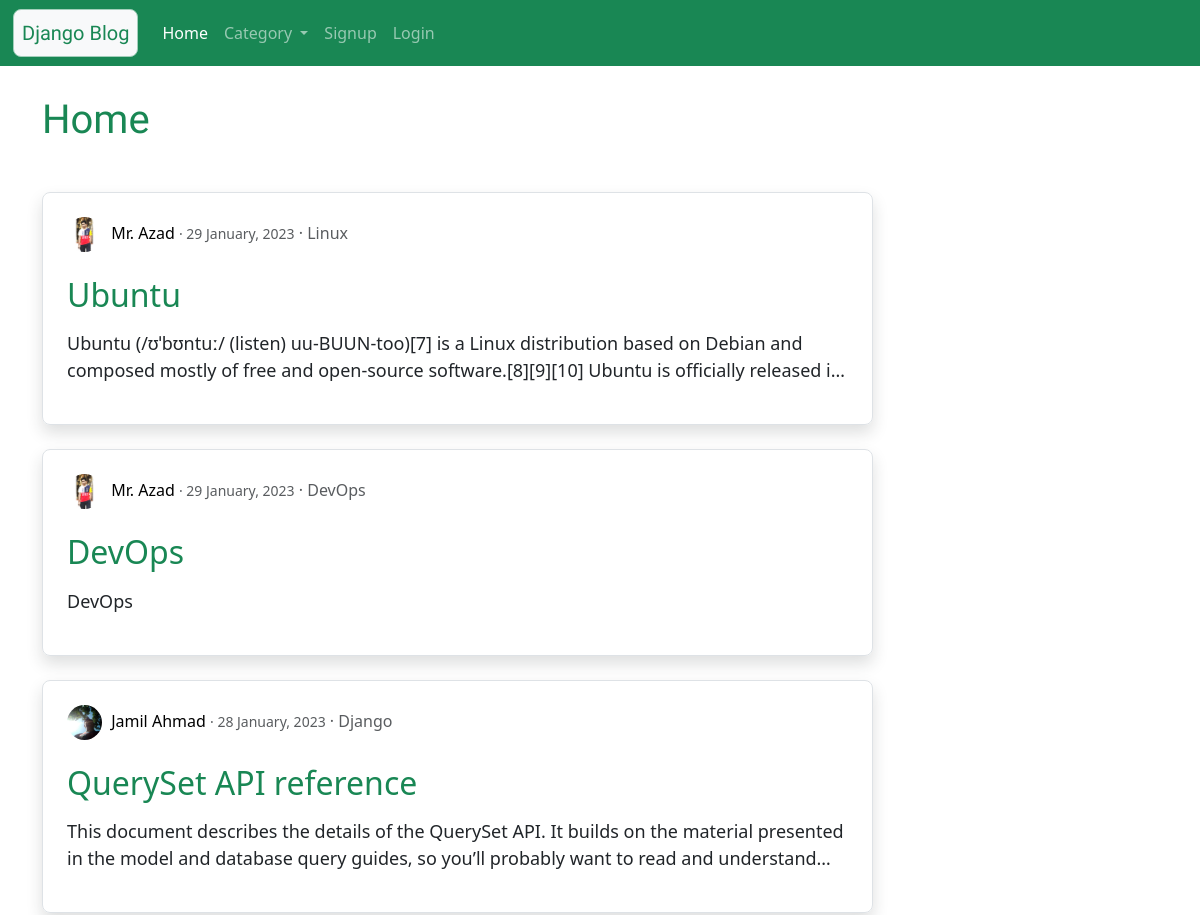
Before: / (upper part) with the older database file.
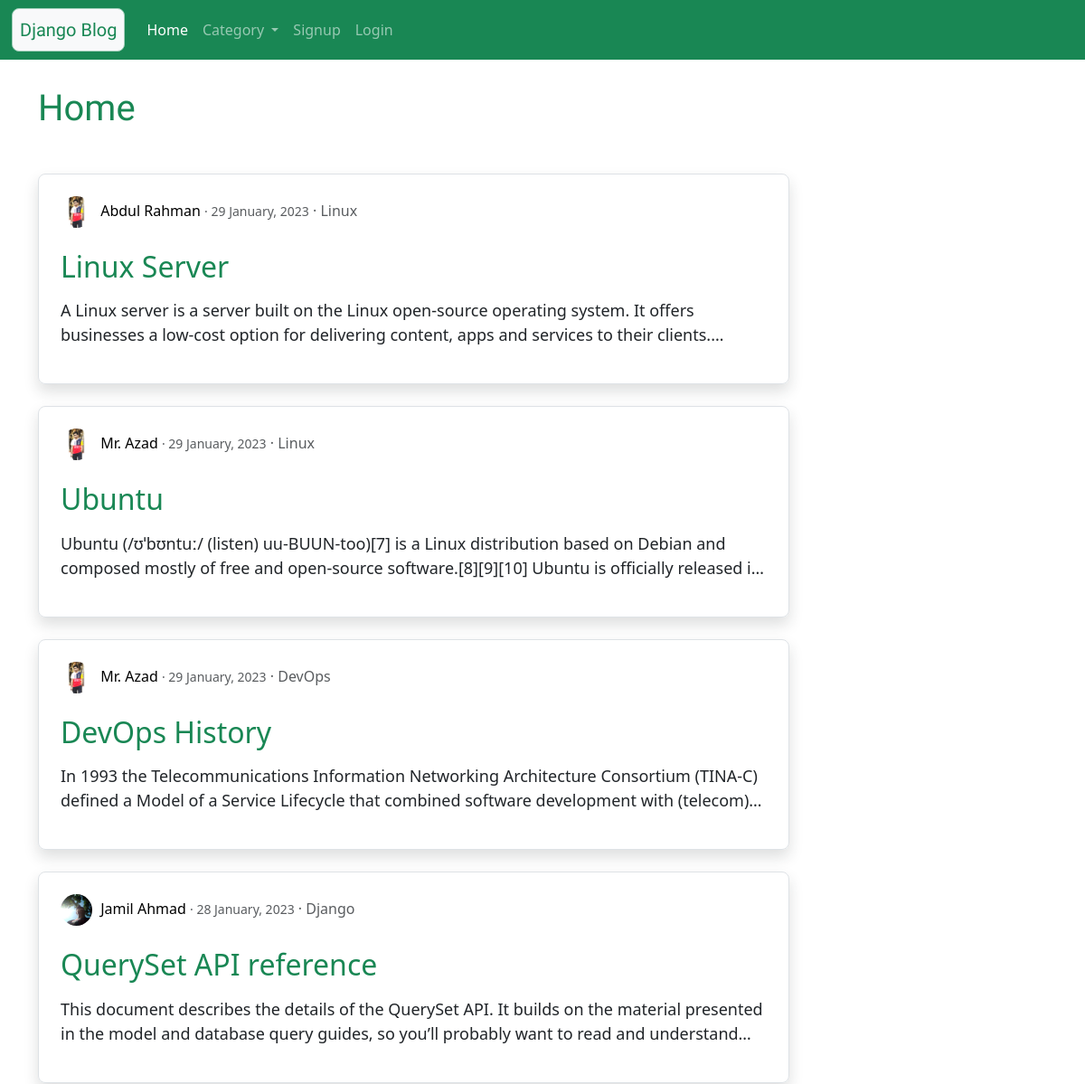
After: the same page with the newer database file.
### blog/models.py (models this page shows)
class Blog(models.Model):
    user = models.ForeignKey(User,on_delete=models.CASCADE)
    category = models.CharField(max_length=100, choices=category)
    title = models.CharField(max_length=150)
    description = models.TextField()
    create_at = models.DateTimeField(auto_now_add=True)
    update_at = models.DateTimeField(auto_now=True)

### user/models.py (models this page shows, shortened)
class Profile(models.Model):
    user = models.OneToOneField(User, on_delete=models.CASCADE)
    image = models.ImageField(default='default.jpg', upload_to='profile_pics')

### blog/views.py (the view)
# urls.py: path('', views.home, name='home'),
def home(request):
    all_blog = Blog.objects.all().order_by('-id')
    return render(request, 'blog/home.html', {'all_blog': all_blog})

### template/blog/home.html (shortened to what this page needs)
{% extends 'blog/base.html' %}
{% load static %}
{% block content %}
<div class="col-sm-9  my-5">
  <h1 class="text-success Rounded my-5">
    Home
  </h1>
  {% if all_blog %}
  {% for blog in all_blog %}
  <div class="jumbotron p-3 shadow border rounded-3 px-4 py-4">
    <div class="">
      <img class="rounded-circle img-fluid article-img" src="{{ blog.user.profile.image.url }}">
      <a class="mr-2 disabled-link" href="{% url 'profile' blog.user.id %}">{{ blog.user.first_name }} {{ blog.user.last_name }}</a>
      <small class="text-muted"> &centerdot; {{ blog.create_at|date:"d F, Y" }}</small>
      <a class="text-muted disabled-link" href="{% url 'category' blog.category %}"> &centerdot; {{ blog.category }}</a>
    </div> <br>
    <p><a class="disabled-link text-success h2" href="{% url 'blog' blog.id %}">{{ blog.title }}</a></p>
    <p class="article-content p-s demo-1">{{blog.description}}</p>
  </div><br>
  {% endfor %}
  {% else %}
  <h4 class="text-center alert alert-warning"> No Records </h4>
{% endif %}
{% endblock content %}

Changed rows visible on the page:
added Blog: user.profile.image (picture), user.first_name "Abdul", user.last_name "Rahman", create_at "29 January, 2023", category "Linux", title "Linux Server", description "A Linux server is a server built on the Linux open-source operating system. It offers businesses a low-cost option for delivering content, apps and services to their…"
changed Blog "DevOps": title "DevOps" → "DevOps History"; description "DevOps" → "In 1993 the Telecommunications Information Networking Architecture Consortium (TINA-C) defined a Model of a Service Lifecycle that combined software development with…"
